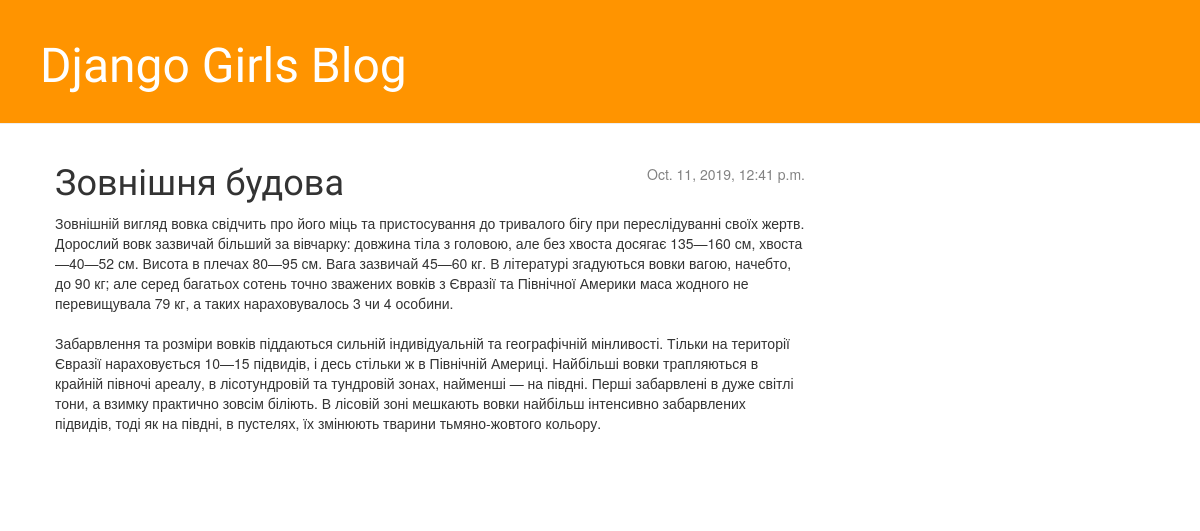
The app's page /post/2/ with its own data.
### blog/models.py (models this page shows, shortened)
class Post(models.Model):
    author = models.ForeignKey('auth.User', on_delete=models.CASCADE)
    title = models.CharField(max_length=200)
    text = models.TextField()
    created_date = models.DateTimeField(
            default=timezone.now)
    published_date = models.DateTimeField(
            blank=True, null=True)

### blog/views.py (the view)
# urls.py: url(r'^post/(?P<pk>[0-9]+)/$', views.post_detail, name='post_detail'),
def post_detail(request, pk):
    post = get_object_or_404(Post, pk=pk)
    return render(request, 'blog/post_detail.html', {'post': post})

### blog/templates/blog/post_detail.html (shortened to what this page needs)
{% extends 'blog/base.html' %}
{% block content %}
    <div class="post">
        {% if post.published_date %}
            <div class="date">
                {{ post.published_date }}
            </div>
        {% endif %}
        <h1>{{ post.title }}</h1>
        <p>{{ post.text|linebreaksbr }}</p>
    </div>
{% endblock %}

### blog/static/css/blog.css (style rules this page uses)
h1, h2, h3, h4 { font-family: 'Lobster', cursive; }
.date { float: right; color: #828282; }
.post { margin-bottom: 70px; }

### records on screen
Post: published_date "Oct. 11, 2019, 12:41 p.m.", title "Зовнішня будова", text "Зовнішній вигляд вовка свідчить про його міць та пристосування до тривалого бігу при переслідуванні своїх жертв. Дорослий вовк зазвичай більший за вівчарку: довжина тіла з головою, але без хвоста досягає 135—160 см, хвоста —40—52 см. Висота в плечах 80—95 см. Вага зазвичай 45—60 кг. В літературі згадуються вовки вагою, начебто, до 90 кг; але серед багатьох сотень точно зважених вовків з Євразії та Північної Америки маса жодного не перевищувала 79 кг, а таких нараховувалось 3 чи 4 особини. Забарвлення та розміри вовків піддаються сильній індивідуальній та географічній мінливості. Тільки на території Євразії нараховується 10—15 підвидів, і десь стільки ж в Північній Америці. Найбільші вовки…"
